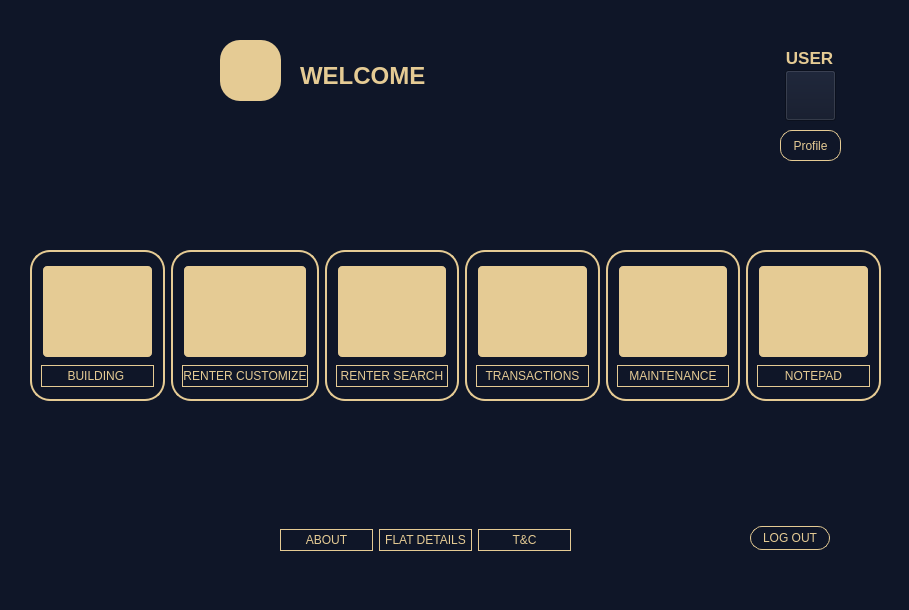
<?xml version="1.0" encoding="UTF-8"?>
<ui version="4.0">
 <class>admin_after_login</class>
 <widget class="QDialog" name="admin_after_login">
  <property name="geometry">
   <rect>
    <x>0</x>
    <y>0</y>
    <width>909</width>
    <height>610</height>
   </rect>
  </property>
  <property name="windowTitle">
   <string>HOME RENTAL MANAGEMENT SYSTEM</string>
  </property>
  <property name="styleSheet">
   <string notr="true">background-color: rgb(15, 22, 40)</string>
  </property>
  <widget class="QPushButton" name="pushButton_back">
   <property name="geometry">
    <rect>
     <x>750</x>
     <y>526</y>
     <width>80</width>
     <height>24</height>
    </rect>
   </property>
   <property name="styleSheet">
    <string notr="true">
#pushButton_back
{
	border:none;
	background:#0F1628;
	color:#E5CB94;
	border-radius:16px;
	border: 1px solid yellow ;
border-color: #E5CB94;
  border-radius: 12px;
  padding: 3 px;
}
#pushButton_back:hover
{
	border:none;
	background:#E5CB94;
	color:#0F1628;
	border-radius:16 px;
	border: 2px solid blue ;
border-color: #0F1628;
  border-radius: 6px;
  padding: 3 px;
}
</string>
   </property>
   <property name="text">
    <string>LOG OUT</string>
   </property>
  </widget>
  <widget class="QLabel" name="label_name">
   <property name="geometry">
    <rect>
     <x>300</x>
     <y>60</y>
     <width>411</width>
     <height>31</height>
    </rect>
   </property>
   <property name="font">
    <font>
     <family>SansSerif</family>
     <pointsize>18</pointsize>
     <bold>true</bold>
    </font>
   </property>
   <property name="styleSheet">
    <string notr="true">color: rgb(229, 203, 148);</string>
   </property>
   <property name="text">
    <string>WELCOME</string>
   </property>
  </widget>
  <widget class="QWidget" name="layoutWidget">
   <property name="geometry">
    <rect>
     <x>280</x>
     <y>520</y>
     <width>291</width>
     <height>41</height>
    </rect>
   </property>
   <layout class="QHBoxLayout" name="horizontalLayout_2">
    <item>
     <widget class="QPushButton" name="pushButton_ABOUT">
      <property name="styleSheet">
       <string notr="true">
#pushButton_ABOUT
{
	border:none;
	background:#0F1628;
	color:#E5CB94;
	border-radius:16px;
	border: 1px solid yellow ;
border-color: #E5CB94;
  border-radius: 12px;
  padding: 3 px;
}
#pushButton_ABOUT:hover
{
	border:none;
	background:#E5CB94;
	color:#0F1628;
	border-radius:16 px;
	border: 2px solid blue ;
border-color: #0F1628;
  border-radius: 6px;
  padding: 3 px;
}
</string>
      </property>
      <property name="text">
       <string>ABOUT</string>
      </property>
     </widget>
    </item>
    <item>
     <widget class="QPushButton" name="pushButton_TO_LET">
      <property name="styleSheet">
       <string notr="true">
#pushButton_TO_LET
{
	border:none;
	background:#0F1628;
	color:#E5CB94;
	border-radius:16px;
	border: 1px solid yellow ;
border-color: #E5CB94;
  border-radius: 12px;
  padding: 3 px;
}
#pushButton_TO_LET:hover
{
	border:none;
	background:#E5CB94;
	color:#0F1628;
	border-radius:16 px;
	border: 2px solid blue ;
border-color: #0F1628;
  border-radius: 6px;
  padding: 3 px;
}
</string>
      </property>
      <property name="text">
       <string>FLAT DETAILS</string>
      </property>
     </widget>
    </item>
    <item>
     <widget class="QPushButton" name="pushButton_TC">
      <property name="styleSheet">
       <string notr="true">
#pushButton_TC
{
	border:none;
	background:#0F1628;
	color:#E5CB94;
	border-radius:16px;
	border: 1px solid yellow ;
border-color: #E5CB94;
  border-radius: 12px;
  padding: 3 px;
}
#pushButton_TC:hover
{
	border:none;
	background:#E5CB94;
	color:#0F1628;
	border-radius:16 px;
	border: 2px solid blue ;
border-color: #0F1628;
  border-radius: 6px;
  padding: 3 px;
}
</string>
      </property>
      <property name="text">
       <string>T&amp;&amp;C</string>
      </property>
     </widget>
    </item>
   </layout>
  </widget>
  <widget class="QPushButton" name="pushButton_profile">
   <property name="geometry">
    <rect>
     <x>785</x>
     <y>70</y>
     <width>51</width>
     <height>51</height>
    </rect>
   </property>
   <property name="font">
    <font>
     <pointsize>11</pointsize>
    </font>
   </property>
   <property name="styleSheet">
    <string notr="true">#pushButton_profile
{image: url(:/resources/resources/kindpng_1712282.png);
border:none;
	background:#E5CB94;
	color:#0F1628;
	border-radius:16 px;
	border: 1px solid blue ;
border-color: #0F1628;
  border-radius: 20px;
  padding: 3 px;
}
#pushButton_profile:hover
{
	border:none;
	background:floralwhite;
	color:#0F1628;
	border-radius:16 px;
	border: 2px solid blue ;
border-color: #0F1628;
  border-radius: 6px;
  padding: 3 px;
}</string>
   </property>
   <property name="text">
    <string/>
   </property>
  </widget>
  <widget class="QPushButton" name="pushButton_profile_info">
   <property name="geometry">
    <rect>
     <x>780</x>
     <y>130</y>
     <width>61</width>
     <height>31</height>
    </rect>
   </property>
   <property name="font">
    <font>
     <family>Segoe UI</family>
    </font>
   </property>
   <property name="styleSheet">
    <string notr="true">
#pushButton_profile_info
{
	border:none;
	background:#0F1628;
	color:#E5CB94;
	border-radius:16px;
	border: 1px solid yellow ;
border-color: #E5CB94;
  border-radius: 12px;
  padding: 3 px;
}
#pushButton_profile_info:hover
{
	border:none;
	background:floralwhite;
	color:#0F1628;
	border-radius:16 px;
	border: 2px solid blue ;
border-color: #0F1628;
  border-radius: 6px;
  padding: 3 px;
}</string>
   </property>
   <property name="text">
    <string>Profile</string>
   </property>
  </widget>
  <widget class="QLabel" name="label_username_2">
   <property name="geometry">
    <rect>
     <x>774</x>
     <y>50</y>
     <width>71</width>
     <height>16</height>
    </rect>
   </property>
   <property name="font">
    <font>
     <pointsize>13</pointsize>
     <bold>true</bold>
    </font>
   </property>
   <property name="styleSheet">
    <string notr="true">color: rgb(229, 203, 148);</string>
   </property>
   <property name="frameShape">
    <enum>QFrame::NoFrame</enum>
   </property>
   <property name="frameShadow">
    <enum>QFrame::Raised</enum>
   </property>
   <property name="lineWidth">
    <number>10</number>
   </property>
   <property name="midLineWidth">
    <number>12</number>
   </property>
   <property name="text">
    <string>USER</string>
   </property>
   <property name="alignment">
    <set>Qt::AlignCenter</set>
   </property>
  </widget>
  <widget class="QLabel" name="label">
   <property name="geometry">
    <rect>
     <x>220</x>
     <y>40</y>
     <width>61</width>
     <height>61</height>
    </rect>
   </property>
   <property name="styleSheet">
    <string notr="true">image: url(:/resources/resources/home-icon-png-159372.png);
background-color: rgb(229, 203, 148);
border-radius: 20px;
padding:3 px;</string>
   </property>
   <property name="text">
    <string/>
   </property>
  </widget>
  <widget class="QWidget" name="">
   <property name="geometry">
    <rect>
     <x>30</x>
     <y>250</y>
     <width>851</width>
     <height>151</height>
    </rect>
   </property>
   <layout class="QHBoxLayout" name="horizontalLayout">
    <item>
     <widget class="QFrame" name="frame">
      <property name="styleSheet">
       <string notr="true">
#frame
{
	border:none;
	background:#0F1628;
	color:#E5CB94;
	border-radius:16px;
	border: 2px solid yellow ;
border-color: #E5CB94;
  border-radius: 20px;
  padding: 3 px;
}
#frame:hover
{
	border:none;
	background:#E5CB94;
	color:#0F1628;
	border-radius:16 px;
	border: 2px solid blue ;
border-color: #0F1628;
  border-radius: 6px;
  padding: 3 px;
}
</string>
      </property>
      <property name="frameShape">
       <enum>QFrame::StyledPanel</enum>
      </property>
      <property name="frameShadow">
       <enum>QFrame::Raised</enum>
      </property>
      <layout class="QVBoxLayout" name="verticalLayout">
       <item>
        <widget class="QPushButton" name="pushButton_building_pic">
         <property name="sizePolicy">
          <sizepolicy hsizetype="Minimum" vsizetype="Minimum">
           <horstretch>0</horstretch>
           <verstretch>0</verstretch>
          </sizepolicy>
         </property>
         <property name="styleSheet">
          <string notr="true">
#pushButton_building_pic
{
image: url(:/resources/resources/8666691_home_icon.png);

border:none;
	background:#E5CB94;
	color:#0F1628;
	border-radius:16 px;
	border: 2px solid blue ;
border-color: #0F1628;
  border-radius: 6px;
  padding: 3 px;
}
#pushButton_building_pic:hover
{
	border:none;
	background:floralwhite;
	color:#0F1628;
	border-radius:16 px;
	border: 2px solid blue ;
border-color: #0F1628;
  border-radius: 6px;
  padding: 3 px;
}
</string>
         </property>
         <property name="text">
          <string/>
         </property>
        </widget>
       </item>
       <item>
        <widget class="QPushButton" name="pushButton_buildin">
         <property name="styleSheet">
          <string notr="true">
#pushButton_buildin
{
	border:none;
	background:#0F1628;
	color:#E5CB94;
	border-radius:16px;
	border: 1px solid yellow ;
border-color: #E5CB94;
  border-radius: 12px;
  padding: 3 px;
}
#pushButton_buildin:hover
{
	border:none;
	background:floralwhite;
	color: #0F1628;
	border-radius:16 px;
	border: 2px solid blue ;
border-color: #0F1628;
  border-radius: 6px;
  padding: 3 px;
}



</string>
         </property>
         <property name="text">
          <string>BUILDING </string>
         </property>
        </widget>
       </item>
      </layout>
     </widget>
    </item>
    <item>
     <widget class="QFrame" name="frame_2">
      <property name="styleSheet">
       <string notr="true">#frame_2{
border:none;
	background:#0F1628;
	color:#E5CB94;
	border-radius:16px;
	border: 2px solid yellow ;
border-color: #E5CB94;
  border-radius: 20px;
  padding: 3 px;
}
#frame_2:hover
{
	border:none;
	background:#E5CB94;
	color:#0F1628;
	border-radius:16 px;
	border: 2px solid blue ;
border-color: #0F1628;
  border-radius: 6px;
  padding: 3 px;
}</string>
      </property>
      <property name="frameShape">
       <enum>QFrame::StyledPanel</enum>
      </property>
      <property name="frameShadow">
       <enum>QFrame::Raised</enum>
      </property>
      <layout class="QVBoxLayout" name="verticalLayout_3">
       <item>
        <widget class="QPushButton" name="pushButton_customize_pic">
         <property name="sizePolicy">
          <sizepolicy hsizetype="Minimum" vsizetype="Minimum">
           <horstretch>0</horstretch>
           <verstretch>0</verstretch>
          </sizepolicy>
         </property>
         <property name="styleSheet">
          <string notr="true">#pushButton_customize_pic
{
	image: url(:/resources/resources/8666681_edit_icon.png);

border:none;
	background:#E5CB94;
	color:#0F1628;
	border-radius:16 px;
	border: 2px solid blue ;
border-color: #0F1628;
  border-radius: 6px;
  padding: 3 px;
}
#pushButton_customize_pic:hover
{
	border:none;
	background:floralwhite;
	color:#0F1628;
	border-radius:16 px;
	border: 2px solid blue ;
border-color: #0F1628;
  border-radius: 6px;
  padding: 3 px;
}</string>
         </property>
         <property name="text">
          <string/>
         </property>
        </widget>
       </item>
       <item>
        <widget class="QPushButton" name="pushButton_CUSTOMIZE">
         <property name="styleSheet">
          <string notr="true">
#pushButton_CUSTOMIZE
{
	border:none;
	background:#0F1628;
	color:#E5CB94;
	border-radius:16px;
	border: 1px solid yellow ;
border-color: #E5CB94;
  border-radius: 12px;
  padding: 3 px;
}
#pushButton_CUSTOMIZE:hover
{
	border:none;
	background:floralwhite;
	color:#0F1628;
	border-radius:16 px;
	border: 2px solid blue ;
border-color: #0F1628;
  border-radius: 6px;
  padding: 3 px;
}
</string>
         </property>
         <property name="text">
          <string>RENTER CUSTOMIZE</string>
         </property>
        </widget>
       </item>
      </layout>
     </widget>
    </item>
    <item>
     <widget class="QFrame" name="frame_4">
      <property name="styleSheet">
       <string notr="true">#frame_4{
border:none;
	background:#0F1628;
	color:#E5CB94;
	border-radius:16px;
	border: 2px solid yellow ;
border-color: #E5CB94;
  border-radius: 20px;
  padding: 3 px;
}
#frame_4:hover
{
	border:none;
	background:#E5CB94;
	color:#0F1628;
	border-radius:16 px;
	border: 2px solid blue ;
border-color: #0F1628;
  border-radius: 6px;
  padding: 3 px;
}</string>
      </property>
      <property name="frameShape">
       <enum>QFrame::StyledPanel</enum>
      </property>
      <property name="frameShadow">
       <enum>QFrame::Raised</enum>
      </property>
      <layout class="QVBoxLayout" name="verticalLayout_4">
       <item>
        <widget class="QPushButton" name="pushButton_search_pic">
         <property name="sizePolicy">
          <sizepolicy hsizetype="Minimum" vsizetype="Minimum">
           <horstretch>0</horstretch>
           <verstretch>0</verstretch>
          </sizepolicy>
         </property>
         <property name="styleSheet">
          <string notr="true">#pushButton_search_pic
{
	image: url(:/resources/resources/8666693_search_icon.png);

border:none;
	background:#E5CB94;
	color:#0F1628;
	border-radius:16 px;
	border: 2px solid blue ;
border-color: #0F1628;
  border-radius: 6px;
  padding: 3 px;
}
#pushButton_search_pic:hover
{
	border:none;
	background:floralwhite;
	color:#0F1628;
	border-radius:16 px;
	border: 2px solid blue ;
border-color: #0F1628;
  border-radius: 6px;
  padding: 3 px;
}</string>
         </property>
         <property name="text">
          <string/>
         </property>
        </widget>
       </item>
       <item>
        <widget class="QPushButton" name="pushButton_RENTE_SEARCH">
         <property name="styleSheet">
          <string notr="true">
#pushButton_RENTE_SEARCH
{
	border:none;
	background:#0F1628;
	color:#E5CB94;
	border-radius:16px;
	border: 1px solid yellow ;
border-color: #E5CB94;
  border-radius: 12px;
  padding: 3 px;
}
#pushButton_RENTE_SEARCH:hover
{
	border:none;
background:floralwhite;
	color:#0F1628;
	border-radius:16 px;
	border: 2px solid blue ;
border-color: #0F1628;
  border-radius: 6px;
  padding: 3 px;
}
</string>
         </property>
         <property name="text">
          <string>RENTER SEARCH</string>
         </property>
        </widget>
       </item>
      </layout>
     </widget>
    </item>
    <item>
     <widget class="QFrame" name="frame_5">
      <property name="styleSheet">
       <string notr="true">#frame_5{
border:none;
	background:#0F1628;
	color:#E5CB94;
	border-radius:16px;
	border: 2px solid yellow ;
border-color: #E5CB94;
  border-radius: 20px;
  padding: 3 px;
}
#frame_5:hover
{
	border:none;
	background:#E5CB94;
	color:#0F1628;
	border-radius:16 px;
	border: 2px solid blue ;
border-color: #0F1628;
  border-radius: 6px;
  padding: 3 px;
}</string>
      </property>
      <property name="frameShape">
       <enum>QFrame::StyledPanel</enum>
      </property>
      <property name="frameShadow">
       <enum>QFrame::Raised</enum>
      </property>
      <layout class="QVBoxLayout" name="verticalLayout_5">
       <item>
        <widget class="QPushButton" name="pushButton_trans_pic">
         <property name="sizePolicy">
          <sizepolicy hsizetype="Minimum" vsizetype="Minimum">
           <horstretch>0</horstretch>
           <verstretch>0</verstretch>
          </sizepolicy>
         </property>
         <property name="styleSheet">
          <string notr="true">#pushButton_trans_pic
{
	image: url(:/resources/resources/8666589_dollar_sign_icon.png);

border:none;
	background:#E5CB94;
	color:#0F1628;
	border-radius:16 px;
	border: 2px solid blue ;
border-color: #0F1628;
  border-radius: 6px;
  padding: 3 px;
}
#pushButton_trans_pic:hover
{
	border:none;
	background:floralwhite;
	color:#0F1628;
	border-radius:16 px;
	border: 2px solid blue ;
border-color: #0F1628;
  border-radius: 6px;
  padding: 3 px;
}</string>
         </property>
         <property name="text">
          <string/>
         </property>
        </widget>
       </item>
       <item>
        <widget class="QPushButton" name="pushButton_trans">
         <property name="styleSheet">
          <string notr="true">
#pushButton_trans
{
	border:none;
	background:#0F1628;
	color:#E5CB94;
	border-radius:16px;
	border: 1px solid yellow ;
border-color: #E5CB94;
  border-radius: 12px;
  padding: 3 px;
}
#pushButton_trans:hover
{
	border:none;
	background:floralwhite;
	color:#0F1628;
	border-radius:16 px;
	border: 2px solid blue ;
border-color: #0F1628;
  border-radius: 6px;
  padding: 3 px;
}
</string>
         </property>
         <property name="text">
          <string>TRANSACTIONS</string>
         </property>
        </widget>
       </item>
      </layout>
     </widget>
    </item>
    <item>
     <widget class="QFrame" name="frame_6">
      <property name="styleSheet">
       <string notr="true">#frame_6{
border:none;
	background:#0F1628;
	color:#E5CB94;
	border-radius:16px;
	border: 2px solid yellow ;
border-color: #E5CB94;
  border-radius: 20px;
  padding: 3 px;
}
#frame_6:hover
{
	border:none;
	background:#E5CB94;
	color:#0F1628;
	border-radius:16 px;
	border: 2px solid blue ;
border-color: #0F1628;
  border-radius: 6px;
  padding: 3 px;
}</string>
      </property>
      <property name="frameShape">
       <enum>QFrame::StyledPanel</enum>
      </property>
      <property name="frameShadow">
       <enum>QFrame::Raised</enum>
      </property>
      <layout class="QVBoxLayout" name="verticalLayout_6">
       <item>
        <widget class="QPushButton" name="pushButton_maintenance_pic">
         <property name="sizePolicy">
          <sizepolicy hsizetype="Minimum" vsizetype="Minimum">
           <horstretch>0</horstretch>
           <verstretch>0</verstretch>
          </sizepolicy>
         </property>
         <property name="styleSheet">
          <string notr="true">#pushButton_maintenance_pic
{
	image: url(:/resources/resources/8666615_settings_icon.png);
border:none;
	background:#E5CB94;
	color:#0F1628;
	border-radius:16 px;
	border: 2px solid blue ;
border-color: #0F1628;
  border-radius: 6px;
  padding: 3 px;
}
#pushButton_maintenance_pic:hover
{
	border:none;
	background:floralwhite;
	color:#0F1628;
	border-radius:16 px;
	border: 2px solid blue ;
border-color: #0F1628;
  border-radius: 6px;
  padding: 3 px;
}</string>
         </property>
         <property name="text">
          <string/>
         </property>
        </widget>
       </item>
       <item>
        <widget class="QPushButton" name="pushButton_MAINTENANCE">
         <property name="styleSheet">
          <string notr="true">
#pushButton_MAINTENANCE
{
	border:none;
	background:#0F1628;
	color:#E5CB94;
	border-radius:16px;
	border: 1px solid yellow ;
border-color: #E5CB94;
  border-radius: 12px;
  padding: 3 px;
}
#pushButton_MAINTENANCE:hover
{
	border:none;
	background:floralwhite;
	color:#0F1628;
	border-radius:16 px;
	border: 2px solid blue ;
border-color: #0F1628;
  border-radius: 6px;
  padding: 3 px;
}
</string>
         </property>
         <property name="text">
          <string>MAINTENANCE</string>
         </property>
        </widget>
       </item>
      </layout>
     </widget>
    </item>
    <item>
     <widget class="QFrame" name="frame_3">
      <property name="styleSheet">
       <string notr="true">#frame_3{
border:none;
	background:#0F1628;
	color:#E5CB94;
	border-radius:16px;
	border: 2px solid yellow ;
border-color: #E5CB94;
  border-radius: 20px;
  padding: 3 px;
}
#frame_3:hover
{
	border:none;
	background:#E5CB94;
	color:#0F1628;
	border-radius:16 px;
	border: 2px solid blue ;
border-color: #0F1628;
  border-radius: 6px;
  padding: 3 px;
}</string>
      </property>
      <property name="frameShape">
       <enum>QFrame::StyledPanel</enum>
      </property>
      <property name="frameShadow">
       <enum>QFrame::Raised</enum>
      </property>
      <layout class="QVBoxLayout" name="verticalLayout_2">
       <item>
        <widget class="QPushButton" name="pushButton_notepad_pic">
         <property name="sizePolicy">
          <sizepolicy hsizetype="Minimum" vsizetype="Minimum">
           <horstretch>0</horstretch>
           <verstretch>0</verstretch>
          </sizepolicy>
         </property>
         <property name="styleSheet">
          <string notr="true">
#pushButton_notepad_pic
{
image:url(:/resources/resources/notepadico.png);
border:none;
	background:#E5CB94;
	color:#0F1628;
	border-radius:16 px;
	border: 2px solid blue ;
border-color: #0F1628;
  border-radius: 6px;
  padding: 3 px;
}
#pushButton_notepad_pic:hover
{
	border:none;
	background:floralwhite;
	color:#0F1628;
	border-radius:16 px;
	border: 2px solid blue ;
border-color: #0F1628;
  border-radius: 6px;
  padding: 3 px;
}






</string>
         </property>
         <property name="text">
          <string/>
         </property>
        </widget>
       </item>
       <item>
        <widget class="QPushButton" name="pushButton_NOTEPAD">
         <property name="styleSheet">
          <string notr="true">
#pushButton_NOTEPAD
{
	border:none;
	background:#0F1628;
	color:#E5CB94;
	border-radius:16px;
	border: 1px solid yellow ;
border-color: #E5CB94;
  border-radius: 12px;
  padding: 3 px;
}
#pushButton_NOTEPAD:hover
{
	border:none;
	background:floralwhite;
	color:#0F1628;
	border-radius:16 px;
	border: 2px solid blue ;
border-color: #0F1628;
  border-radius: 6px;
  padding: 3 px;
}
</string>
         </property>
         <property name="text">
          <string>NOTEPAD</string>
         </property>
        </widget>
       </item>
      </layout>
     </widget>
    </item>
   </layout>
  </widget>
 </widget>
 <resources/>
 <connections/>
</ui>
